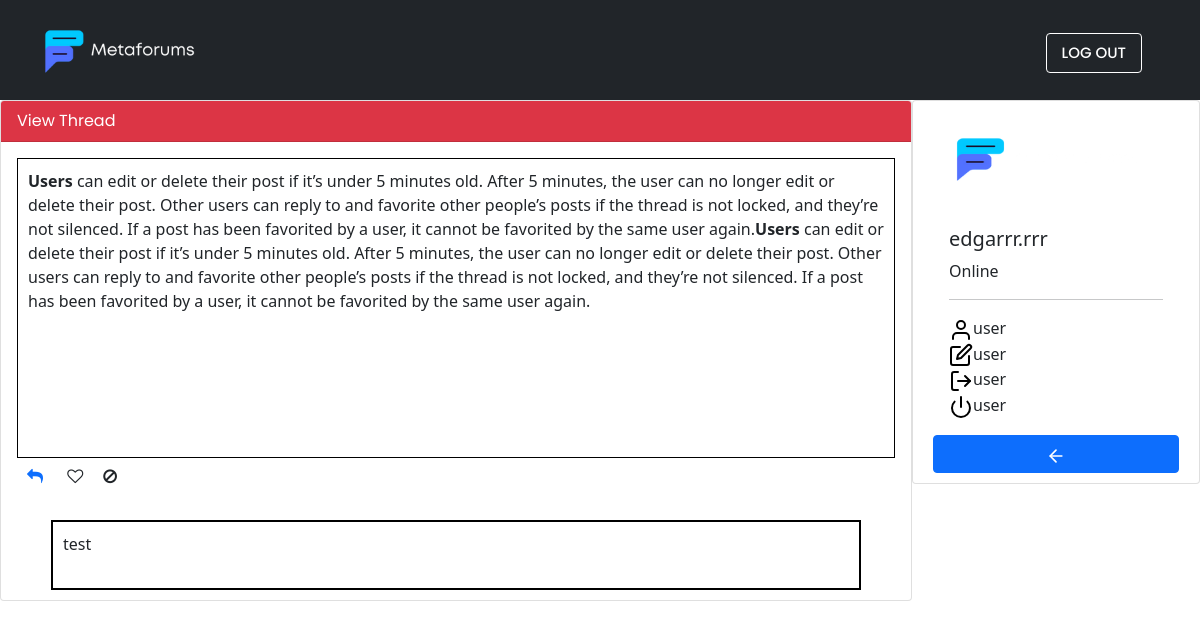
The page /viewthread.php?id=44 (signed in) on the database its author committed.
### tables this page shows
CREATE TABLE `forum_post` (
  `postid` int(11) NOT NULL,
  `ckeditor` text NOT NULL,
  `topicid` int(11) DEFAULT NULL,
  `username` varchar(200) NOT NULL,
  `createpost` datetime NOT NULL DEFAULT current_timestamp()
);

CREATE TABLE `reply` (
  `replyid` int(100) NOT NULL,
  `postid` int(200) DEFAULT NULL,
  `replytext` text NOT NULL,
  `create_reply` datetime NOT NULL DEFAULT current_timestamp()
);

### viewthread.php (the view, shortened to what this page needs)
<!DOCTYPE html>
<html lang="en">
<head>
    <link rel="stylesheet" href="https://cdnjs.cloudflare.com/ajax/libs/font-awesome/4.7.0/css/font-awesome.min.css">
    <link href="https://cdn.jsdelivr.net/npm/bootstrap@5.1.3/dist/css/bootstrap.min.css" rel="stylesheet">
    <link rel="stylesheet" href="style.css">
<body>
    <?php
    include("connect.php");
    $dblock = 'd-none';
    if (isset($_SESSION['username'])) {
        $dblock = 'd-block';
    }
    $postid = $_GET['id'];
    $sql3 = "SELECT * FROM forum_post a, forum_topic b, forum_category c WHERE a.topicid=b.topicid and b.categoryid=c.categoryid and postid='$postid' ";
    $query3 = mysqli_query($con,$sql3);
    $sql = "SELECT * FROM forum_post a, reply b where a.postid=b.postid";
    $query = mysqli_query($con,$sql);
    ?>
    <nav class="navbar navbar-light bg-dark">
        <div class="container">
            <a class="navbar-brand" href="index.php">
                <img src="images/logometaforums.png" alt=""  height="80">
            </a>
            <form class="d-flex">
                <a href="logout.php" class="btn btn-outline-success me-3 <?php if(isset($dblock))echo $dblock; ?>" >LOG OUT</a>
            </form>
        </div>
    </nav>
    <div class="ckeditor" id="ckeditor">
        <div class="person">
            <div class="card rounded float-end" style="width: 18rem;">
                <img src="images/logometaforums.png" height="100"class="card-img rounded mx-auto d-block" alt="...">
                <div class="card-body">
                    <h5><?php if (isset($_SESSION['username'])) {
                        echo $_SESSION['username'];
                    } ?></h5>
                    <p class="card-text">Online</p>
                    <hr>
                    <div class="imagecard">
                        <img src="images/user (1).svg"alt="" srcset="">user
                        <br>
                        <img src="images/edit.svg"alt="" srcset="">user
                        <br>
                        <img src="images/log-out.svg"alt="" srcset="">user
                        <br>
                        <img src="images/power.svg"alt="" srcset="">user
                    </div>
                </div>
                    <a href="index.php" class="btn btn-primary">
                    <img src="images/arrow-left.svg"alt="" srcset=""></a>
            </div>
        </div>
        <div class="card">
            <div class="card-header bg-danger"style="color:white;">
                View Thread
            </div>
            <div class="card-body">
                <form action="#" method="POST" name="postform" enctype="multipart/form-data">
                    <div class="viewing">
                        <?php
                        while($row=$query3->fetch_assoc()){
                            echo $row ['ckeditor'];
                        }
                        ?>
                    </div>
                </form>
                <a href="reply.php?postid=<?php echo $postid?>"><i class="fa fa-reply" aria-hidden="true" style="margin: 10px 10px;"></i></a>
                <i class="fa fa-heart-o" aria-hidden="true" style="margin: 10px 10px;"></i><i class="fa fa-ban" aria-hidden="true" style="margin: 10px 10px;"></i>
            </div>
            <div class="view-reply">
                <?php
                    while($row=$query->fetch_assoc()){
                        if($row['postid']==$postid){
                            echo $row ['replytext'];
                        }
                    }
                ?>
            </div>
        </div>
    </div>
</body>
</html>

### style.css (style rules this page uses)
.navbar { height: 100px; }
.btn-outline-success { border-color: white; color: white; font-family: 'Poppins', sans-serif; font-weight:500; font-size: 15px; padding:8px 15px; }
.rounded { border-radius: 0.25rem!important; padding: 10px 20px; }

### viewthread.php (style rules this page uses)
.card-header { font-family: 'Poppins', sans-serif; }
.rounded { border-radius: 0.25rem!important; padding: 10px 20px; }
.viewing { padding: 10px 10px; border : 1px solid black; min-height: 300px; }
.view-reply { margin :10px 50px; padding: 10px 10px; border : 2px solid black; min-height: 70px; }

### rows shown on the page
forum_post: ckeditor "Users can edit or delete their post if it’s under 5 minutes old. After 5 minutes, the user can no longer edit or delete their post. Other users can reply to and favorite other people’s posts if the thread is not locked, and they’re not silenced. If a post has been favorited by a user, it cannot be favorited by the same user again. Users can edit or delete their post if it’s under 5 minutes old. After 5 minutes, the user can no longer edit or delete their post. Other users can reply to and favorite other people’s posts if the thread is not locked, and they’re not silenced. If a post has been favorited by a user, it cannot be favorited by the same user again."
reply: replytext "test"

### other values the page prints
$_SESSION['username'] "edgarrr.rrr"
